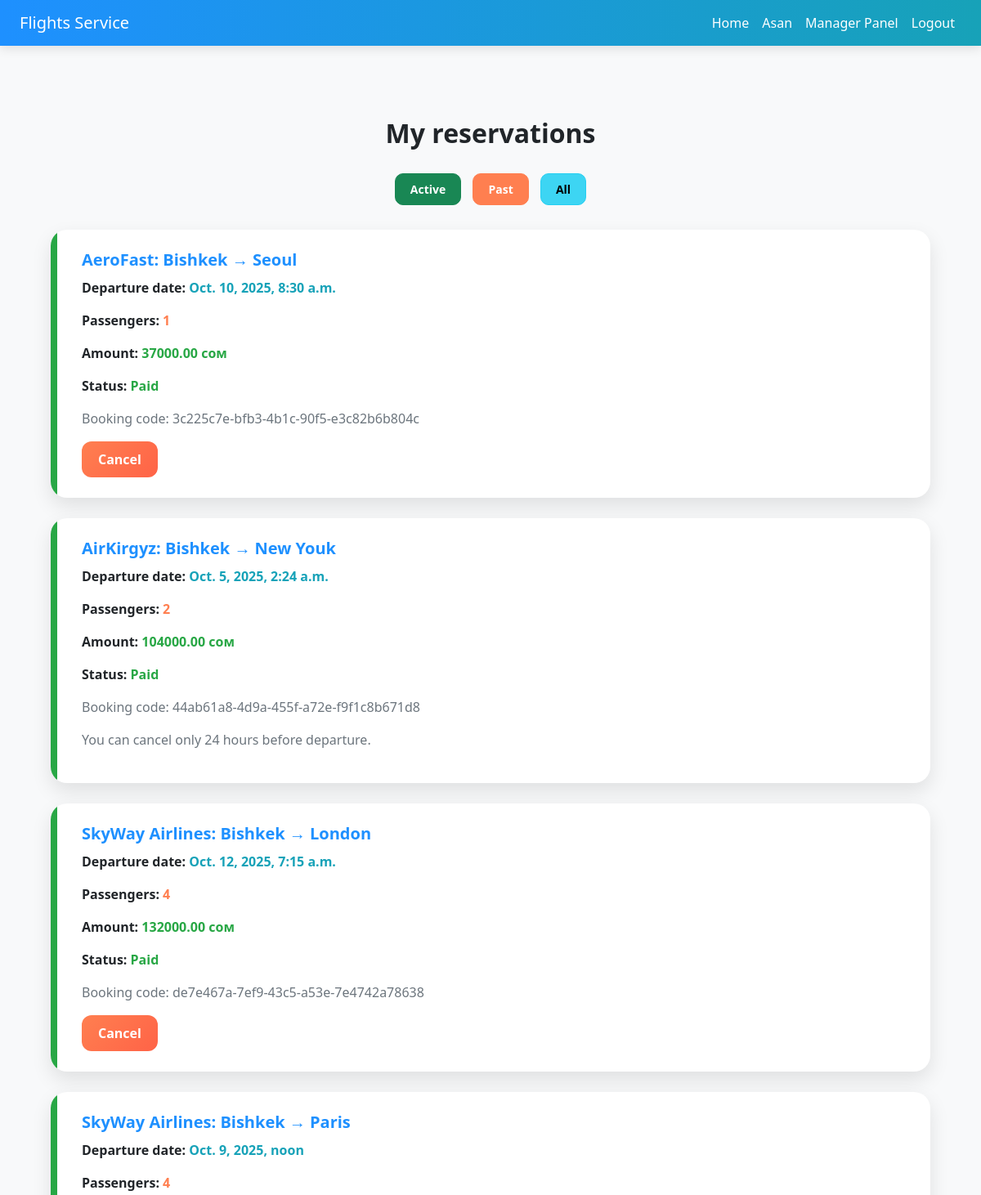
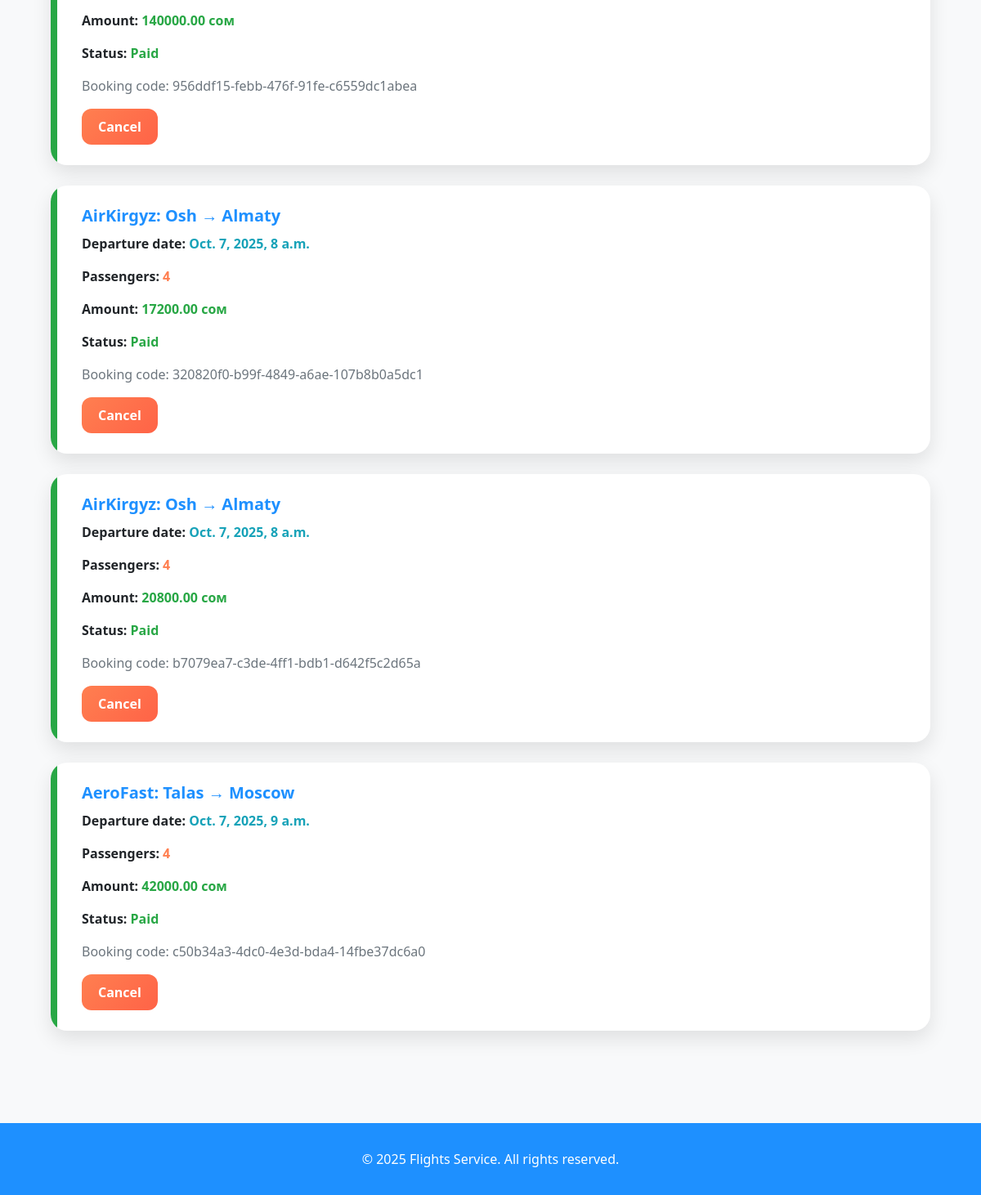
Page /bookings/ (signed in) on the committed database (2 pictures, top to bottom).
### flights/models.py (models this page shows, shortened)
class User(AbstractUser):
    is_manager = models.BooleanField(default=False)
    ROLE_CHOICES = [
        ("admin", "Admin"),
        ("manager", "Manager"),
        ("customer", "Customer"),
    ]
    role = models.CharField(max_length=20, choices=ROLE_CHOICES, default="customer")

class Booking(models.Model):
    STATUS_CHOICES = [
        ("PENDING", "Pending"),
        ("PAID", "Paid"),
        ("CANCELED", "Canceled"),
        ("REFUNDED", "Refunded"),
    ]
    user = models.ForeignKey(User, on_delete=models.CASCADE, related_name="bookings")
    flight = models.ForeignKey(Flight, on_delete=models.CASCADE, related_name="bookings")
    passengers_count = models.PositiveIntegerField()
    total_price = models.DecimalField(max_digits=10, decimal_places=2)
    status = models.CharField(max_length=20, choices=STATUS_CHOICES, default="PENDING")
    confirmation_id = models.UUIDField(default=uuid.uuid4, editable=False, unique=True)
    created_at = models.DateTimeField(auto_now_add=True)
    paid_at = models.DateTimeField(null=True, blank=True)
    notification_sent = models.BooleanField(default=False)

class Flight(models.Model):
    company = models.ForeignKey(Company, on_delete=models.CASCADE, related_name="flights")
    origin = models.CharField(max_length=100)
    destination = models.CharField(max_length=100)
    departure_time = models.DateTimeField()
    arrival_time = models.DateTimeField()
    duration = models.DurationField()
    stops = models.PositiveIntegerField(default=0)
    price = models.DecimalField(max_digits=10, decimal_places=2)
    seats_total = models.PositiveIntegerField()
    seats_available = models.PositiveIntegerField()
    is_active = models.BooleanField(default=True)
    ECONOMY = 'economy'
    COMFORT = 'comfort'
    BUSINESS = 'business'
    FLIGHT_CLASSES = [
        (ECONOMY, 'Economy'),
        (COMFORT, 'Comfort'),
        (BUSINESS, 'Business'),
    ]
    flight_class = models.CharField(max_length=10, choices=FLIGHT_CLASSES, default=ECONOMY)
    return_flight = models.ForeignKey(
        'self', null=True, blank=True, on_delete=models.SET_NULL, related_name='return_of'
    )

class Company(models.Model):
    name = models.CharField(max_length=255)
    managers = models.ManyToManyField(User, related_name="companies")

### flights/views.py (the view)
# urls.py: path('bookings/', views.user_bookings, name='user_bookings'),
@login_required
def user_bookings(request):
    user = request.user
    bookings = Booking.objects.filter(user=user).select_related('flight')
    now = timezone.localtime()
    status_filter = request.GET.get("status")
    if status_filter == "active":
        bookings = bookings.filter(status__in=['PENDING', 'PAID'], flight__departure_time__gte=now)
    elif status_filter == "past":
        bookings = bookings.filter(flight__departure_time__lt=now)
    for booking in bookings:
        departure = booking.flight.departure_time
        if timezone.is_naive(departure):
            departure = timezone.make_aware(departure, timezone.get_current_timezone())
        booking.departure_str = departure.strftime("%d:%m:%Y %H:%M")
        booking.can_cancel = (departure - now) > timedelta(hours=24) and booking.status in ['PENDING', 'PAID']
    context = {
        'bookings': bookings,
        'status_filter': status_filter
    }
    return render(request, 'flights/user_bookings.html', context)

### templates/flights/user_bookings.html (shortened to what this page needs)
{% extends "base.html" %}
{% block content %}
<div style="background-color: #F8F9FA; min-height: 100vh; padding: 40px 20px;">
    <h2 style="color: #212529; font-weight: 700; text-align:center; margin-bottom: 30px;">My reservations</h2>
    <div style="text-align:center; margin-bottom: 30px;">
        <a href="?status=active" class="btn btn-success btn-sm {% if status_filter == 'active' %}active{% endif %}"
            style="margin: 0 5px; border-radius: 10px; font-weight:600; padding:8px 18px;">Active</a>
        <a href="?status=past" class="btn btn-secondary btn-sm {% if status_filter == 'past' %}active{% endif %}"
            style="margin: 0 5px; border-radius: 10px; font-weight:600; padding:8px 18px;">Past</a>
        <a href="{% url 'user_bookings' %}" class="btn btn-info btn-sm {% if not status_filter %}active{% endif %}"
            style="margin: 0 5px; border-radius: 10px; font-weight:600; padding:8px 18px;">All</a>
    </div>
    {% for booking in bookings %}
    <div style="
        background: white;
        border-radius: 20px;
        box-shadow: 0 10px 25px rgba(0,0,0,0.1);
        margin-bottom: 25px;
        overflow: hidden;
        transition: transform 0.3s ease;
    " onmouseover="this.style.transform='translateY(-5px)';" onmouseout="this.style.transform='translateY(0)';">
        <div style="padding: 25px 30px; border-left: 8px solid {% if booking.status in 'PENDING,PAID' %}#28A745{% else %}#DC3545{% endif %};">
            <h5 style="color: #1E90FF; font-weight: 700; margin-bottom: 10px;">
                {{ booking.flight.company.name }}: {{ booking.flight.origin }} → {{ booking.flight.destination }}
            </h5>
            <p style="color:#212529; font-weight:600;">Departure date: <span style="color:#17A2B8;">{{ booking.flight.departure_time }}</span></p>
            <p style="color:#212529; font-weight:600;">Passengers: <span style="color:#FF7F50;">{{ booking.passengers_count }}</span></p>
            <p style="color:#212529; font-weight:600;">Amount: <span style="color:#28A745;">{{ booking.total_price }} сом</span></p>
            <p style="color:#212529; font-weight:600;">Status:
                <span style="color:{% if booking.status == 'PAID' %}#28A745{% elif booking.status == 'CANCELLED' %}#DC3545{% else %}#17A2B8{% endif %};">
                    {{ booking.get_status_display }}
                </span>
            </p>
            <p style="color:#6C757D; font-weight:500;">Booking code: {{ booking.confirmation_id }}</p>
            {% if booking.status == "PENDING" or booking.status == "PAID" %}
                {% if booking.can_cancel %}
                    <form method="post" action="{% url 'cancel_booking' booking.id %}" style="margin-top:15px;" onsubmit="return confirm('Are you sure you want to cancel your reservation?');">
                        <button type="submit" style="
                            background: linear-gradient(135deg, #FF7F50, #FF6347);
                            border:none;
                            color:white;
                            padding:10px 20px;
                            border-radius:12px;
                            font-weight:600;
                            cursor:pointer;
                            transition: transform 0.3s ease, box-shadow 0.3s ease;
                        " onmouseover="this.style.transform='scale(1.05)'; this.style.boxShadow='0 8px 20px rgba(0,0,0,0.2)';"
                        onmouseout="this.style.transform='scale(1)'; this.style.boxShadow='0 4px 10px rgba(0,0,0,0.1)';">
                            Cancel
                        </button>
                    </form>
                {% else %}
                    <p style="color:#6C757D; margin-top:15px;">You can cancel only 24 hours before departure.</p>
                {% endif %}
            {% endif %}
        </div>
    </div>
    {% empty %}
    <p style="text-align:center; color:#6C757D; font-weight:600;">No bookings</p>
    {% endfor %}
</div>
{% endblock %}

### templates/base.html (shortened to what this page needs)
<!DOCTYPE html>
<html lang="ru">
<head>
    <link href="https://cdn.jsdelivr.net/npm/bootstrap@5.3.2/dist/css/bootstrap.min.css" rel="stylesheet">
</head>
<body>
<nav class="navbar navbar-expand-lg navbar-dark px-4">
    <a class="navbar-brand" href="{% url 'landing' %}">Flights Service</a>
    <div class="collapse navbar-collapse">
        <ul class="navbar-nav ms-auto">
            <li class="nav-item"><a class="nav-link" href="{% url 'landing' %}">Home</a></li>
            {% if user.is_authenticated %}
                <li class="nav-item"><a class="nav-link" href="{% url 'user_bookings' %}">{{ user.username }}</a></li>
                {% if user.is_superuser %}
                    <li class="nav-item">
                        <a class="btn btn-warning nav-link text-dark" href="{% url 'admin:index' %}">Admin Panel</a>
                    </li>
                    <li class="nav-item">
                        <a class="btn btn-success nav-link text-dark" href="{% url 'statistics' %}">Statistics</a>
                    </li>
                {% elif user.is_manager %}
                    <li class="nav-item"><a class="btn btn-info nav-link text-dark" href="{% url 'manager_dashboard' %}">Manager Panel</a></li>
                {% endif %}
                <li class="nav-item"><a class="nav-link" href="{% url 'logout' %}">Logout</a></li>
            {% else %}
                <li class="nav-item"><a class="nav-link" href="{% url 'login' %}">Login</a></li>
                <li class="nav-item"><a class="nav-link" href="{% url 'register' %}">Register</a></li>
            {% endif %}
        </ul>
    </div>
</nav>
<div class="container my-5">
    {% block content %}
    {% endblock %}
</div>
<footer>
    &copy; 2025 Flights Service. All rights reserved.
</footer>
</body>
</html>

### templates/base.html (style rules this page uses)
:root { --primary: #1E90FF; --secondary: #FF7F50; --bg: #F8F9FA; --text-primary: #212529; --text-secondary: #6C757D; --error: #DC3545; --success: #28A745; --info: #17A2B8; --neutral: #E9ECEF; }
body { background-color: var(--bg); color: var(--text-primary); font-family: 'Segoe UI', Tahoma, Geneva, Verdana, sans-serif; }
.navbar { background: linear-gradient(90deg, var(--primary), var(--info)); box-shadow: 0 4px 12px rgba(0,0,0,0.1); }
.nav-link, .navbar-brand { color: white !important; font-weight: 500; transition: color 0.3s; }
.btn-secondary { background-color: var(--secondary); border-color: var(--secondary); }
h1, h2, h3, h4 { color: var(--text-primary); font-weight: 700; }
a { transition: color 0.3s; }
footer { background-color: var(--primary); color: white; padding: 2rem 0; text-align: center; }

### rows in the picture
User: username "Asan"
Booking: flight.company.name "AeroFast", flight.origin "Bishkek", flight.destination "Seoul", flight.departure_time "Oct. 10, 2025, 8:30 a.m.", passengers_count "1", total_price "37000.00", status "Paid", confirmation_id "3c225c7e-bfb3-4b1c-90f5-e3c82b6b804c", shows "Cancel"
Booking: flight.company.name "AirKirgyz", flight.origin "Bishkek", flight.destination "New Youk", flight.departure_time "Oct. 5, 2025, 2:24 a.m.", passengers_count "2", total_price "104000.00", status "Paid", confirmation_id "44ab61a8-4d9a-455f-a72e-f9f1c8b671d8", shows "You can cancel only 24 hours before departure."
Booking: flight.company.name "SkyWay Airlines", flight.origin "Bishkek", flight.destination "London", flight.departure_time "Oct. 12, 2025, 7:15 a.m.", passengers_count "4", total_price "132000.00", status "Paid", confirmation_id "de7e467a-7ef9-43c5-a53e-7e4742a78638", shows "Cancel"
Booking: flight.company.name "SkyWay Airlines", flight.origin "Bishkek", flight.destination "Paris", flight.departure_time "Oct. 9, 2025, noon", passengers_count "4", total_price "140000.00", status "Paid", confirmation_id "956ddf15-febb-476f-91fe-c6559dc1abea", shows "Cancel"
Booking: flight.company.name "AirKirgyz", flight.origin "Osh", flight.destination "Almaty", flight.departure_time "Oct. 7, 2025, 8 a.m.", passengers_count "4", total_price "17200.00", status "Paid", confirmation_id "320820f0-b99f-4849-a6ae-107b8b0a5dc1", shows "Cancel"
Booking: flight.company.name "AirKirgyz", flight.origin "Osh", flight.destination "Almaty", flight.departure_time "Oct. 7, 2025, 8 a.m.", passengers_count "4", total_price "20800.00", status "Paid", confirmation_id "b7079ea7-c3de-4ff1-bdb1-d642f5c2d65a", shows "Cancel"
Booking: flight.company.name "AeroFast", flight.origin "Talas", flight.destination "Moscow", flight.departure_time "Oct. 7, 2025, 9 a.m.", passengers_count "4", total_price "42000.00", status "Paid", confirmation_id "c50b34a3-4dc0-4e3d-bda4-14fbe37dc6a0", shows "Cancel"
